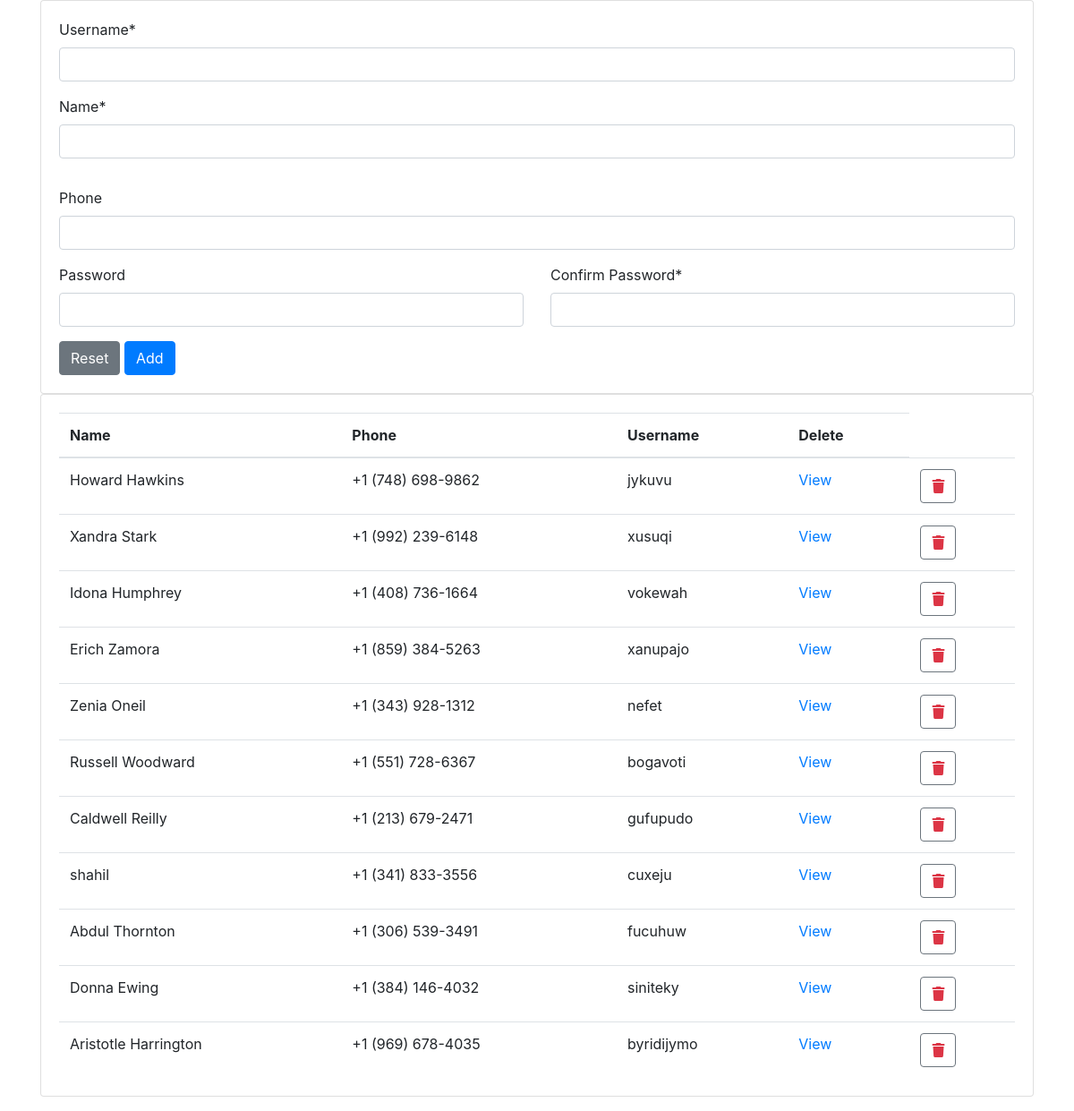
The app's page /user/register, older data.
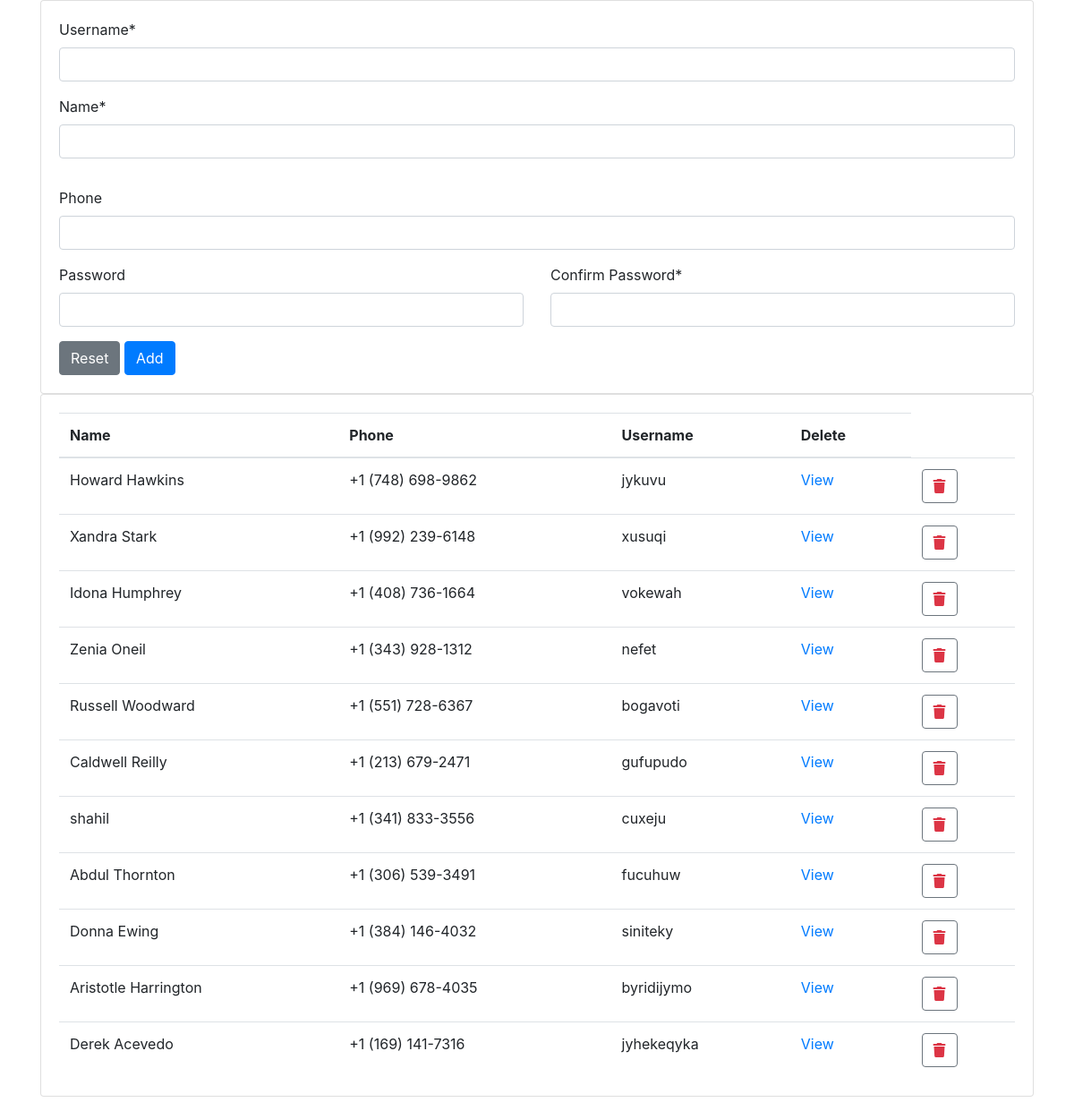
The same page, newer data.
### mosh/models.py (models this page shows)
class Employee(models.Model):
    name = models.CharField(max_length=100, null=True)
    phone = models.CharField(max_length=100, null=True)
    username = models.CharField(max_length=100, null=True)
    password = models.CharField(max_length=100, null=True)
    user = models.OneToOneField(User, on_delete=models.CASCADE, null=True)
    class Meta:
        permissions=[
            ('view_history','Can View History')
        ]

### mosh/views.py (the view)
# urls.py: path("register", views.register, name="register"),
def register(request):
    user=Employee.objects.all()
    context={
        "user":user
    }
    return render(request,'register.html',context)

### templates/register.html (shortened to what this page needs)
<!doctype html>
<html lang="en">
<head>
    <link rel="stylesheet" href="https://cdn.jsdelivr.net/npm/bootstrap@4.6.2/dist/css/bootstrap.min.css"
>
        <link rel="stylesheet" href="https://cdnjs.cloudflare.com/ajax/libs/font-awesome/6.2.0/css/all.min.css" />
</head>
<body>
    <div class="container">
        <div class="row">
            <div class="col-lg-12">
                <div class="card">
                    <div class="card-body">
                        <form id="userForm" method="post">
                            <div class="row g-3 mb-3">
                                <div class="col-sm-12">
                                    <label class="form-label">Username*</label>
                                    <input type="text" name="username" class="form-control">
                                </div>
                                <div class="col-sm-12">
                                    <label class="form-label">Name*</label>
                                    <input type="text" name="name" class="form-control">
                                </div>
                            </div>
                            <div class="row g-3 mb-3">
                                <div class="col-sm-12">
                                    <label class="form-label">Phone</label>
                                    <input type="tel" name="phone" class="form-control">
                                </div>
                            </div>
                            <div class="row g-3 mb-3">
                                <div class="col-sm-6">
                                    <label class="form-label">Password</label>
                                    <input type="text" name="password" id="password" class="form-control">
                                </div>
                                <div class="col-sm-6">
                                    <label class="form-label">Confirm Password*</label>
                                    <input type="text" name="confirm" class="form-control">
                                </div>
                            </div>
                            <button type="button" class="btn btn-secondary" id="btnReset">Reset</button>
                            <button type="submit" class="btn btn-primary">Add</button>
                        </form>
                    </div>
                </div>
            </div>
        </div>
        <div class="row clearfix g-3">
            <div class="col-sm-12">
                <div class="card mb-3">
                    <div class="card-body">
                        <table id="userTable" class="table table-hover align-middle mb-0" style="width:100%">
                            <thead>
                                <tr>
                                    <th>Name</th>
                                    <th>Phone</th>
                                    <th>Username</th>
                                    <th>Delete</th>
                                </tr>
                            </thead>
                            <tbody>
                                {% for i in user %}
                                <tr>
                                    <td>{{i.name}}</td>
                                    <td>{{i.phone}}</td>
                                    <td>{{i.username}}</td>
                                    <td><a href="/user/product/{{i.id}}">View</a></td>
                                    <td><button id="btnDelete" type="button" class="btn btn-outline-secondary" value="{{i.id}}" onclick="deleteUser(this,'{{i.id}}')"><i class="fa fa-trash text-danger"></i></button></td>
                                </tr>
                                {% endfor %}
                            </tbody>
                        </table>
                    </div>
                </div>
            </div>
        </div>
    </div>
</body>
</html>

Row changes from the older to the newer data that the page shows:
removed Employee: name "Erich Zamora", phone "+1 (859) 384-5263", username "xanupajo", {{ i.id }} 7 (drawn)
added Employee: name "Derek Acevedo", phone "+1 (169) 141-7316", username "jyhekeqyka", {{ i.id }} 17 (drawn)
